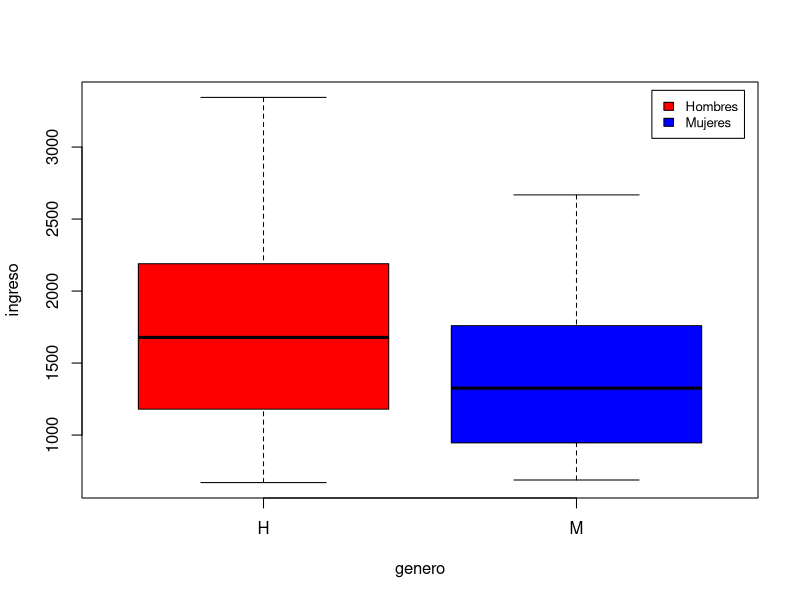

Reproduce this figure in R.
## ----setup, include=FALSE-------------------------------------------
knitr::opts_chunk$set(echo = TRUE)


## -------------------------------------------------------------------
ak <- 150
nk <- 350
N <- 10000
n <- 500


## -------------------------------------------------------------------
# "p" gorro:
pg <- round(ak/nk,2)


## -------------------------------------------------------------------
# Varianza estimada:
var_p <- (N-n)/N * pg*(1-pg)/(nk-1)
print("# Varianza estimada:")
print(var_p)


## ----echo=FALSE-----------------------------------------------------
# IC al 95%:
LI <- pg - qt(0.025,nk-1, lower.tail = F)*sqrt(var_p)
LU <- pg + qt(0.025,nk-1, lower.tail = F)*sqrt(var_p)

print("# IC para P_k")
print("#       Limite Inf ,   Limite Sup")
paste("(", LI, ",", LU, ")")


## -------------------------------------------------------------------
#Valores necesitados:
nk <- 6
N <- 1000
n <- 10

# proporción estimada
pg <- nk/n
pg

#Tiempo en meses sin trabajar
tm <- c(3,12,5,7,8,2)


## -------------------------------------------------------------------
# Varianza estimada:
var_p <- (N-n)/N * pg*(1-pg)/(n-1)
print("# Varianza estimada:")
print(var_p)


## -------------------------------------------------------------------
# error de estimación:
b <- qt(0.025,n, lower.tail = F)*sqrt(var_p)
b


## -------------------------------------------------------------------
#Calculando el IC
print("#       Limite Inf ,   Limite Sup")
paste("(", pg-b, ",", pg+b, ")")


## -------------------------------------------------------------------
#Media estimada
yk <- mean(tm)
yk


## -------------------------------------------------------------------
# Varianza estimada
sk <- var(tm)
sk


## -------------------------------------------------------------------
#Funcion de varianza estimada de la media:
varmu <- function(N,n,sk,nk){
  "Ya que no se conoce Nk..."
  (N-n)/N * (sk)/nk
}


## ----echo=FALSE-----------------------------------------------------
print("# Calculando la varianza estimada de la media con N_k desconocida: ")
varyk <- varmu(N,n,sk,nk)
varyk


## -------------------------------------------------------------------
LI <- yk - qt(0.025,nk-1,lower.tail = F)*sqrt(varyk)


LU <- yk + qt(0.025,nk-1,lower.tail = F)*sqrt(varyk)

print("# IC para y_k")
print("#       Limite Inf ,   Limite Sup")
paste("(", LI, ",", LU, ")")


## -------------------------------------------------------------------
library(readxl)
df20 <- read_excel("data_sets20.xlsx")


## -------------------------------------------------------------------
# La función mean() hace lo descrito anteriormente:
## Podemos suponer que el ingreso esta escalonado en dolares

mug <- mean(df20$ingreso)
mug


## -------------------------------------------------------------------
# varianza muestral:
s2 <- var(df20$ingreso)
s2

#tamaño de la muestra:
n <- length(df20$ingreso)
n

#Tamaño de la población
N <- 1000

# Error
## Utilizamos una normal ya que el n > 30
B <- qnorm(0.025,lower.tail = F)*sqrt((s2*(N-n))/(N*n))
B


## -------------------------------------------------------------------
LI <- mug-B
LU <- mug+B
print("#       Limite Inf ,   Limite Sup")
paste("(", LI, ",", LU, ")")


## -------------------------------------------------------------------
# total poblacional tau:
taug <- mug*N
taug


## -------------------------------------------------------------------
print("#       Limite Inf ,   Limite Sup")
paste("(", LI*N, ",", LU*N, ")")


## ----include=FALSE--------------------------------------------------
library(magrittr)
library(tidyverse)


## -------------------------------------------------------------------
# Convertiremos en factor la columna genero
df20$genero %<>% as.factor()

# Conteo de las mujeres de la muestra:
## El dato que nos interesa es el primero ya que el otro representa número de columnas
df20 %>% filter(genero == "M") %>% dim(.)

fem <- 25


## -------------------------------------------------------------------
# Proporción estimada:
pg <- fem/n
pg


## -------------------------------------------------------------------
# Total poblacional:
N*pg


## -------------------------------------------------------------------
# Hallar el límite en el error de estimación
B <- qnorm(0.025,lower.tail = F)*sqrt(((pg*(1-pg))*(N-n))/((n-1)*N))
B

LI <- pg-B
LU <- pg+B

print("# IC para p")
print("#       Limite Inf ,   Limite Sup")
paste("(", LI, ",", LU, ")")


## -------------------------------------------------------------------
print("# IC para tau")
print("#       Limite Inf ,   Limite Sup")
paste("(", LI*N, ",", LU*N, ")")


## -------------------------------------------------------------------
boxplot(ingreso ~ genero, data = df20, col =c("red", "blue"))
legend("topright", inset = .02,legend=c("Hombres", "Mujeres"),
       col=c("red", "blue"), fill=c("red", "blue"), cex=0.8)


## -------------------------------------------------------------------
# Estimar el ingreso promedio de las subpoblaciones:

# Filtrar las bases de datos por hombre y mujer
dfH <- df20 %>% filter(genero == "H")
dfH
dfM <- df20 %>% filter(genero == "M")
dfM

# mirar promedios por genero:

## Promedio del ingreso Mujer:
mean(dfM$ingreso)

## Promedio del ingreso Hombre:
mean(dfH$ingreso)


## -------------------------------------------------------------------
# Datos a utilizar:
skH <- var(dfH$ingreso)
nkH <- length(dfH$ingreso)
skM <- var(dfM$ingreso)
nkM <- length(dfM$ingreso)


# Varianza de la media muestral:

## Hombres
varmuH <- varmu(N,n,skH,nkH)
varmuH

## Mujeres:
varmuM <- varmu(N,n,skM,nkM)
varmuM

